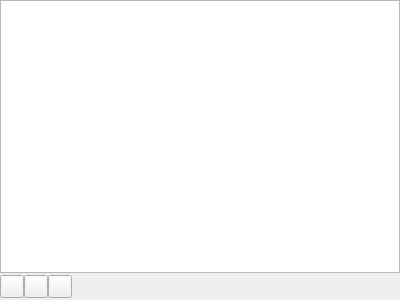
<?xml version="1.0" encoding="UTF-8"?>
<ui version="4.0">
 <class>VarsWidget</class>
 <widget class="QWidget" name="VarsWidget">
  <property name="geometry">
   <rect>
    <x>0</x>
    <y>0</y>
    <width>400</width>
    <height>300</height>
   </rect>
  </property>
  <property name="windowTitle">
   <string>Vars</string>
  </property>
  <layout class="QVBoxLayout" name="verticalLayout" stretch="10,1">
   <property name="spacing">
    <number>0</number>
   </property>
   <property name="leftMargin">
    <number>0</number>
   </property>
   <property name="topMargin">
    <number>0</number>
   </property>
   <property name="rightMargin">
    <number>0</number>
   </property>
   <property name="bottomMargin">
    <number>0</number>
   </property>
   <item>
    <widget class="QTableView" name="table"/>
   </item>
   <item>
    <widget class="QWidget" name="toolbar" native="true">
     <layout class="QHBoxLayout" name="horizontalLayout" stretch="1,1,0,10">
      <property name="spacing">
       <number>0</number>
      </property>
      <property name="leftMargin">
       <number>0</number>
      </property>
      <property name="topMargin">
       <number>0</number>
      </property>
      <property name="rightMargin">
       <number>0</number>
      </property>
      <property name="bottomMargin">
       <number>0</number>
      </property>
      <item>
       <widget class="QToolButton" name="add">
        <property name="text">
         <string/>
        </property>
       </widget>
      </item>
      <item>
       <widget class="QToolButton" name="del">
        <property name="text">
         <string/>
        </property>
       </widget>
      </item>
      <item>
       <widget class="QToolButton" name="reload">
        <property name="text">
         <string/>
        </property>
       </widget>
      </item>
      <item>
       <spacer name="horizontalSpacer">
        <property name="orientation">
         <enum>Qt::Horizontal</enum>
        </property>
        <property name="sizeHint" stdset="0">
         <size>
          <width>40</width>
          <height>20</height>
         </size>
        </property>
       </spacer>
      </item>
     </layout>
    </widget>
   </item>
  </layout>
  <action name="actionAdd_Watch">
   <property name="icon">
    <iconset resource="../icons.qrc">
     <normaloff>:/app_data/icons/edit-add.svg</normaloff>:/app_data/icons/edit-add.svg</iconset>
   </property>
   <property name="text">
    <string>Add Watch</string>
   </property>
   <property name="toolTip">
    <string>Add watched expression</string>
   </property>
  </action>
  <action name="actionRemove_Watch">
   <property name="icon">
    <iconset resource="../icons.qrc">
     <normaloff>:/app_data/icons/remove.svg</normaloff>:/app_data/icons/remove.svg</iconset>
   </property>
   <property name="text">
    <string>Remove Watch</string>
   </property>
   <property name="toolTip">
    <string>Remove watched expression</string>
   </property>
  </action>
  <action name="actionReload">
   <property name="icon">
    <iconset resource="../icons.qrc">
     <normaloff>:/app_data/icons/reload.svg</normaloff>:/app_data/icons/reload.svg</iconset>
   </property>
   <property name="text">
    <string>Reload</string>
   </property>
   <property name="toolTip">
    <string>Reload</string>
   </property>
  </action>
 </widget>
 <resources>
  <include location="../icons.qrc"/>
 </resources>
 <connections/>
</ui>
